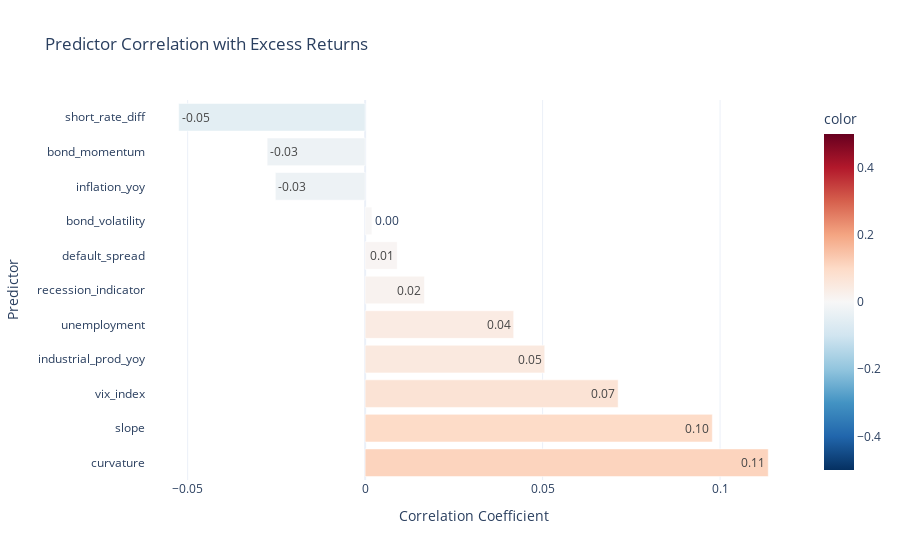

Write notebook code for a chart like this one.
### Code cell
target_corr = corr_matrix['excess_return'].drop('excess_return').sort_values(ascending=False)

fig_bar = px.bar(
    target_corr, 
    orientation='h',
    text_auto=".2f",
    title="Predictor Correlation with Excess Returns",
    labels={'value': 'Correlation Coefficient', 'index': 'Predictor'},
    color=target_corr,
    color_continuous_scale='RdBu_r',
    range_color=[-0.5, 0.5], template='plotly_white'
)
fig_bar.show()

### Figure 1 — Plotly figure (JSON) as saved in the notebook; plotly's stock layout.template omitted (floating-point values rounded to 4 significant figures)
{"data": [{"alignmentgroup": "True", "hovertemplate": "Correlation Coefficient=%{x}<br>Predictor=%{y}<br>color=%{marker.color}<extra></extra>", "legendgroup": "", "marker": {"color": [0.1136, 0.09781, 0.07128, 0.0506, 0.04185, 0.0167, 0.009032, 0.001892, -0.0253, -0.0276, -0.05252], "coloraxis": "coloraxis", "pattern": {"shape": ""}}, "name": "", "offsetgroup": "", "orientation": "h", "showlegend": false, "textposition": "auto", "texttemplate": "%{x:.2f}", "type": "bar", "x": [0.1136, 0.09781, 0.07128, 0.0506, 0.04185, 0.0167, 0.009032, 0.001892, -0.0253, -0.0276, -0.05252], "xaxis": "x", "y": ["curvature", "slope", "vix_index", "industrial_prod_yoy", "unemployment", "recession_indicator", "default_spread", "bond_volatility", "inflation_yoy", "bond_momentum", "short_rate_diff"], "yaxis": "y"}], "layout": {"barmode": "relative", "coloraxis": {"cmax": 0.5, "cmin": -0.5, "colorbar": {"title": {"text": "color"}}, "colorscale": [[0, "rgb(5,48,97)"], [0.1, "rgb(33,102,172)"], [0.2, "rgb(67,147,195)"], [0.3, "rgb(146,197,222)"], [0.4, "rgb(209,229,240)"], [0.5, "rgb(247,247,247)"], [0.6, "rgb(253,219,199)"], [0.7, "rgb(244,165,130)"], [0.8, "rgb(214,96,77)"], [0.9, "rgb(178,24,43)"], [1, "rgb(103,0,31)"]]}, "legend": {"tracegroupgap": 0}, "title": {"text": "Predictor Correlation with Excess Returns"}, "xaxis": {"anchor": "y", "domain": [0, 1], "title": {"text": "Correlation Coefficient"}}, "yaxis": {"anchor": "x", "domain": [0, 1], "title": {"text": "Predictor"}}}}
